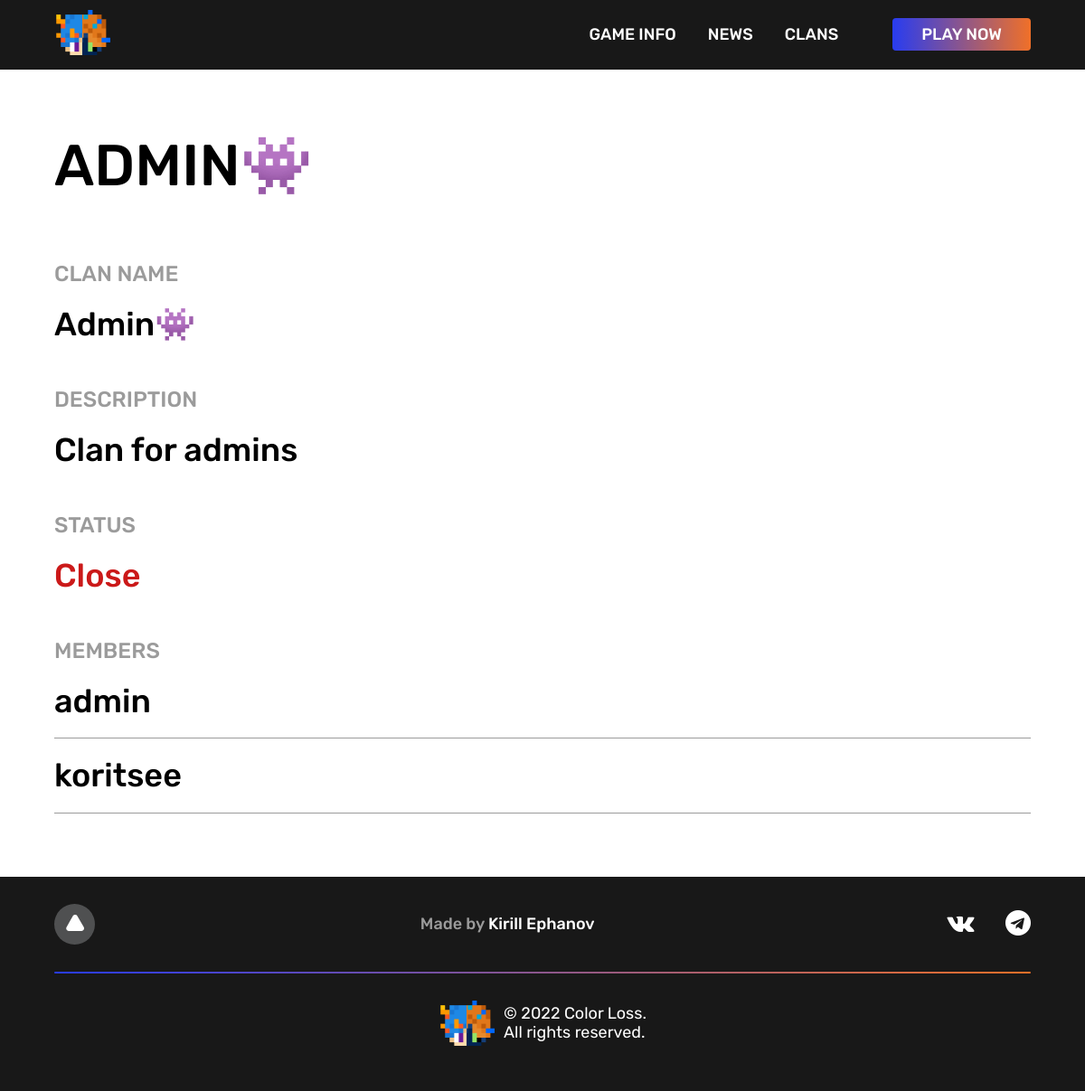
/clans/2/, run on the app's committed database.
### color_loss_app/models.py (models this page shows, shortened)
class Clan(models.Model):
    clan_name = models.CharField(max_length=50, db_index=True, verbose_name='Сlan name')
    clan_description = models.TextField(max_length=250, blank=True, verbose_name='Description')
    clan_is_open = models.BooleanField(blank=True, verbose_name='Is open')
    class Meta:
        verbose_name = 'Clan'
        verbose_name_plural = 'Clans'
        ordering = ['clan_name']

### color_loss_app/views.py (the view)
# urls.py: path('clans/<int:pk>/', GetClan.as_view(), name='clan'),
class GetClan(DetailView):
    model = Clan
    template_name = 'color_loss_app/clan.html'
    context_object_name = 'clan'
    def get_context_data(self,  *, object_list=None, **kwargs):
        context = super().get_context_data(**kwargs)
        context['user'] = User.objects.all().select_related('profile')
        return context

### color_loss_app/templates/color_loss_app/clan.html
{% extends 'base.html' %}
{% block content %}
    <section>
        <div class="wrapper">
            <div class="clan-page__container">
                <h1 class="page-title">
                    {{ clan.clan_name }}
                </h1>
                <div class="clan-page__content">
                    <p class="attribute-name">
                        Clan name
                    </p>
                    <p class="clan-name">
                        {{ clan.clan_name }}
                    </p>
                    <p class="attribute-name">
                        Description
                    </p>
                    <p class="clan-description">
                        {{ clan.clan_description}}
                    </p>
                    <p class="attribute-name">
                        Status
                    </p>
                    {% if clan.clan_is_open %}
                    <p class="clan-status clan-status-open">
                        Open
                    </p>
                    {% else %}
                    <p class="clan-status clan-status-close">
                        Close
                    </p>
                    {% endif %}
                    <p class="attribute-name">
                        Members
                    </p>
                    <div class="clan-members">
                        {% for item in user %}
                        {% if item.profile.user_clan.pk == clan.pk %}
                        <div class="clan-members__member">
                            <p class="clan-members__member__name">
                                {{ item.username }}
                            </p>
                        </div>
                        {% endif %}
                        {% endfor %}
                    </div>
                </div>
            </div>
        </div>
    </section>
{% endblock %}

### color_loss/static/styles/style.css (style rules this page uses)
:root { --gradient: linear-gradient(90deg, #283CF0 0%, #F07028 100%); --dark: #181818; --blue: #283CF0; --orange: #F07028; --red: #CB1919; --green: #3DCB19; --grey: #9B9B9B; }
html { min-height: 100%; background-color: var(--dark); }
body { font-family: 'Rubik', sans-serif; font-size: 18px; background-color: #fff; }
.wrapper { max-width: 1080px; padding-right: 5px; padding-left: 5px; margin: 0 auto; }
.page-title { font-size: 64px; font-weight: 500; margin-top: 70px; margin-bottom: 70px; text-transform: uppercase; }
.attribute-name { color: var(--grey); font-size: 24px; font-weight: 500; text-transform: uppercase; margin-top: 0; margin-bottom: 20px; }
.clan-name, .clan-description, .clan-status { font-size: 36px; font-weight: 500; margin-top: 0; margin-bottom: 50px; }
.clan-status-close { color: var(--red); }
.clan-members { display: flex; flex-direction: column; gap: 20px; }
.clan-members__member__name { font-size: 36px; font-weight: 500; margin: 0; padding-bottom: 20px; border-bottom: 1px solid var(--grey); }

### data on the page
Clan: clan_name "ADMIN👾", clan_name "Admin👾", clan_description "Clan for admins"

### other printed values
{{ item.username }} "admin"
{{ item.username }} "koritsee"
